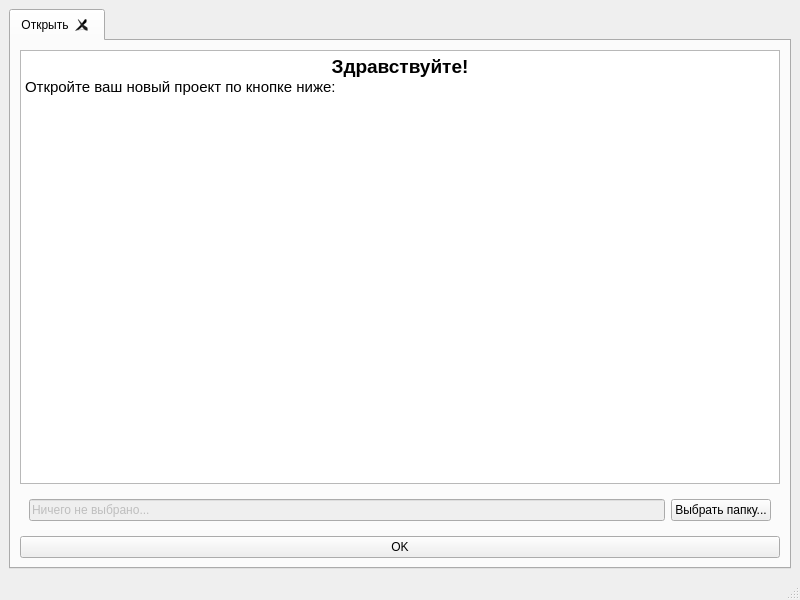
<?xml version="1.0" encoding="UTF-8"?>
<ui version="4.0">
 <class>MainWindow</class>
 <widget class="QMainWindow" name="MainWindow">
  <property name="geometry">
   <rect>
    <x>0</x>
    <y>0</y>
    <width>800</width>
    <height>600</height>
   </rect>
  </property>
  <property name="windowTitle">
   <string>MainWindow</string>
  </property>
  <widget class="QWidget" name="centralwidget">
   <layout class="QGridLayout" name="gridLayout">
    <item row="0" column="0">
     <widget class="QTabWidget" name="tabWidget">
      <property name="currentIndex">
       <number>0</number>
      </property>
      <property name="tabsClosable">
       <bool>true</bool>
      </property>
      <widget class="QWidget" name="new_project">
       <attribute name="title">
        <string>Открыть</string>
       </attribute>
       <layout class="QVBoxLayout" name="verticalLayout">
        <item>
         <widget class="QTextBrowser" name="textBrowser">
          <property name="html">
           <string>&lt;!DOCTYPE HTML PUBLIC &quot;-//W3C//DTD HTML 4.0//EN&quot; &quot;http://www.w3.org/TR/REC-html40/strict.dtd&quot;&gt;
&lt;html&gt;&lt;head&gt;&lt;meta name=&quot;qrichtext&quot; content=&quot;1&quot; /&gt;&lt;meta charset=&quot;utf-8&quot; /&gt;&lt;style type=&quot;text/css&quot;&gt;
p, li { white-space: pre-wrap; }
hr { height: 1px; border-width: 0; }
li.unchecked::marker { content: &quot;\2610&quot;; }
li.checked::marker { content: &quot;\2612&quot;; }
&lt;/style&gt;&lt;/head&gt;&lt;body style=&quot; font-family:'Cantarell'; font-size:11pt; font-weight:400; font-style:normal;&quot;&gt;
&lt;p align=&quot;center&quot; style=&quot; margin-top:0px; margin-bottom:0px; margin-left:0px; margin-right:0px; -qt-block-indent:0; text-indent:0px;&quot;&gt;&lt;span style=&quot; font-size:14pt; font-weight:700;&quot;&gt;Здравствуйте!&lt;/span&gt;&lt;/p&gt;
&lt;p style=&quot; margin-top:0px; margin-bottom:0px; margin-left:0px; margin-right:0px; -qt-block-indent:0; text-indent:0px;&quot;&gt;Откройте ваш новый проект по кнопке ниже:&lt;/p&gt;&lt;/body&gt;&lt;/html&gt;</string>
          </property>
         </widget>
        </item>
        <item>
         <widget class="QWidget" name="widget" native="true">
          <layout class="QHBoxLayout" name="horizontalLayout">
           <item>
            <widget class="QLineEdit" name="path">
             <property name="enabled">
              <bool>false</bool>
             </property>
             <property name="text">
              <string>Ничего не выбрано...</string>
             </property>
            </widget>
           </item>
           <item>
            <widget class="QPushButton" name="chooseProject">
             <property name="text">
              <string>Выбрать папку...</string>
             </property>
            </widget>
           </item>
          </layout>
         </widget>
        </item>
        <item>
         <widget class="QPushButton" name="openProject">
          <property name="text">
           <string>OK</string>
          </property>
         </widget>
        </item>
       </layout>
      </widget>
     </widget>
    </item>
   </layout>
  </widget>
  <widget class="QMenuBar" name="menubar">
   <property name="geometry">
    <rect>
     <x>0</x>
     <y>0</y>
     <width>800</width>
     <height>23</height>
    </rect>
   </property>
  </widget>
  <widget class="QStatusBar" name="statusbar"/>
 </widget>
 <resources/>
 <connections/>
</ui>
